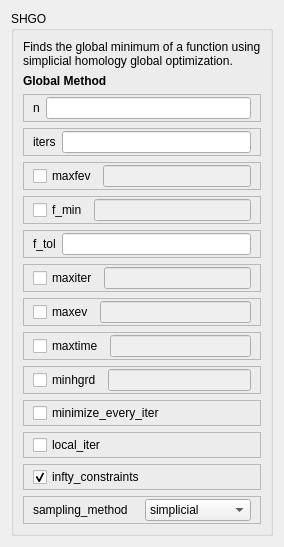
     <widget class="QWidget" name="shgo">
      <attribute name="title">
       <string>SHGO</string>
      </attribute>
      <layout class="QVBoxLayout" name="verticalLayout_20">
       <item>
        <widget class="QGroupBox" name="groupBox_12">
         <property name="title">
          <string>SHGO</string>
         </property>
         <layout class="QVBoxLayout" name="verticalLayout_17">
          <item>
           <widget class="QLabel" name="label_12">
            <property name="text">
             <string>Finds the global minimum of a function using simplicial homology global optimization.</string>
            </property>
            <property name="wordWrap">
             <bool>true</bool>
            </property>
           </widget>
          </item>
          <item>
           <widget class="QLabel" name="label_13">
            <property name="font">
             <font>
              <weight>75</weight>
              <bold>true</bold>
             </font>
            </property>
            <property name="text">
             <string>Global Method</string>
            </property>
           </widget>
          </item>
          <item>
           <widget class="QFrame" name="frame_30">
            <property name="frameShape">
             <enum>QFrame::StyledPanel</enum>
            </property>
            <property name="frameShadow">
             <enum>QFrame::Raised</enum>
            </property>
            <layout class="QHBoxLayout" name="horizontalLayout_31">
             <property name="topMargin">
              <number>2</number>
             </property>
             <property name="bottomMargin">
              <number>2</number>
             </property>
             <item>
              <widget class="QLabel" name="label_36">
               <property name="text">
                <string>n</string>
               </property>
              </widget>
             </item>
             <item>
              <widget class="QLineEdit" name="SHGOnlineEdit">
               <property name="toolTip">
                <string>Number of sampling points used in the construction of the simplicial complex. Note that this argument is only used for sobol</string>
               </property>
              </widget>
             </item>
            </layout>
           </widget>
          </item>
          <item>
           <widget class="QFrame" name="frame_31">
            <property name="frameShape">
             <enum>QFrame::StyledPanel</enum>
            </property>
            <property name="frameShadow">
             <enum>QFrame::Raised</enum>
            </property>
            <layout class="QHBoxLayout" name="horizontalLayout_32">
             <property name="topMargin">
              <number>2</number>
             </property>
             <property name="bottomMargin">
              <number>2</number>
             </property>
             <item>
              <widget class="QLabel" name="label_37">
               <property name="text">
                <string>iters</string>
               </property>
              </widget>
             </item>
             <item>
              <widget class="QLineEdit" name="SHGOiterslineEdit">
               <property name="toolTip">
                <string>Number of iterations used in the construction of the simplicial complex.</string>
               </property>
              </widget>
             </item>
            </layout>
           </widget>
          </item>
          <item>
           <widget class="QFrame" name="frame_32">
            <property name="frameShape">
             <enum>QFrame::StyledPanel</enum>
            </property>
            <property name="frameShadow">
             <enum>QFrame::Raised</enum>
            </property>
            <layout class="QHBoxLayout" name="horizontalLayout_33">
             <property name="topMargin">
              <number>2</number>
             </property>
             <property name="bottomMargin">
              <number>2</number>
             </property>
             <item>
              <widget class="QCheckBox" name="SHGOmaxfevcheckBox">
               <property name="text">
                <string>maxfev</string>
               </property>
              </widget>
             </item>
             <item>
              <widget class="QLineEdit" name="SHGOmaxfevlineEdit">
               <property name="enabled">
                <bool>false</bool>
               </property>
               <property name="toolTip">
                <string>Maximum number of function evaluations in the feasible domain.</string>
               </property>
              </widget>
             </item>
            </layout>
           </widget>
          </item>
          <item>
           <widget class="QFrame" name="frame_33">
            <property name="frameShape">
             <enum>QFrame::StyledPanel</enum>
            </property>
            <property name="frameShadow">
             <enum>QFrame::Raised</enum>
            </property>
            <layout class="QHBoxLayout" name="horizontalLayout_34">
             <property name="topMargin">
              <number>2</number>
             </property>
             <property name="bottomMargin">
              <number>2</number>
             </property>
             <item>
              <widget class="QCheckBox" name="SHGOf_mincheckBox">
               <property name="toolTip">
                <string>Specify the minimum objective function value, if it is known.</string>
               </property>
               <property name="text">
                <string>f_min</string>
               </property>
              </widget>
             </item>
             <item>
              <widget class="QLineEdit" name="SHGOf_minlineEdit">
               <property name="enabled">
                <bool>false</bool>
               </property>
               <property name="toolTip">
                <string>Specify the minimum objective function value, if it is known.</string>
               </property>
              </widget>
             </item>
            </layout>
           </widget>
          </item>
          <item>
           <widget class="QFrame" name="frame_34">
            <property name="frameShape">
             <enum>QFrame::StyledPanel</enum>
            </property>
            <property name="frameShadow">
             <enum>QFrame::Raised</enum>
            </property>
            <layout class="QHBoxLayout" name="horizontalLayout_35">
             <property name="topMargin">
              <number>2</number>
             </property>
             <property name="bottomMargin">
              <number>2</number>
             </property>
             <item>
              <widget class="QLabel" name="label_39">
               <property name="text">
                <string>f_tol</string>
               </property>
              </widget>
             </item>
             <item>
              <widget class="QLineEdit" name="SHGOf_tollineEdit">
               <property name="toolTip">
                <string>Precision goal for the value of f in the stopping criterion. Note that the global routine will also terminate if a sampling point in the global routine is within this tolerance.

</string>
               </property>
              </widget>
             </item>
            </layout>
           </widget>
          </item>
          <item>
           <widget class="QFrame" name="frame_35">
            <property name="frameShape">
             <enum>QFrame::StyledPanel</enum>
            </property>
            <property name="frameShadow">
             <enum>QFrame::Raised</enum>
            </property>
            <layout class="QHBoxLayout" name="horizontalLayout_36">
             <property name="topMargin">
              <number>2</number>
             </property>
             <property name="bottomMargin">
              <number>2</number>
             </property>
             <item>
              <widget class="QCheckBox" name="SHGOmaxitercheckBox">
               <property name="text">
                <string>maxiter</string>
               </property>
              </widget>
             </item>
             <item>
              <widget class="QLineEdit" name="SHGOmaxiterlineEdit">
               <property name="enabled">
                <bool>false</bool>
               </property>
               <property name="toolTip">
                <string>Maximum number of iterations to perform.</string>
               </property>
              </widget>
             </item>
            </layout>
           </widget>
          </item>
          <item>
           <widget class="QFrame" name="frame_36">
            <property name="frameShape">
             <enum>QFrame::StyledPanel</enum>
            </property>
            <property name="frameShadow">
             <enum>QFrame::Raised</enum>
            </property>
            <layout class="QHBoxLayout" name="horizontalLayout_37">
             <property name="topMargin">
              <number>2</number>
             </property>
             <property name="bottomMargin">
              <number>2</number>
             </property>
             <item>
              <widget class="QCheckBox" name="SHGOmaxevcheckBox">
               <property name="toolTip">
                <string>Maximum number of sampling evaluations to perform (includes searching in infeasible points).</string>
               </property>
               <property name="text">
                <string>maxev</string>
               </property>
              </widget>
             </item>
             <item>
              <widget class="QLineEdit" name="SHGOmaxevlineEdit">
               <property name="enabled">
                <bool>false</bool>
               </property>
               <property name="toolTip">
                <string>Maximum number of sampling evaluations to perform (includes searching in infeasible points).</string>
               </property>
              </widget>
             </item>
            </layout>
           </widget>
          </item>
          <item>
           <widget class="QFrame" name="frame_37">
            <property name="frameShape">
             <enum>QFrame::StyledPanel</enum>
            </property>
            <property name="frameShadow">
             <enum>QFrame::Raised</enum>
            </property>
            <layout class="QHBoxLayout" name="horizontalLayout_38">
             <property name="topMargin">
              <number>2</number>
             </property>
             <property name="bottomMargin">
              <number>2</number>
             </property>
             <item>
              <widget class="QCheckBox" name="SHGOmaxtimecheckBox">
               <property name="toolTip">
                <string>Maximum processing runtime allowed</string>
               </property>
               <property name="text">
                <string>maxtime</string>
               </property>
              </widget>
             </item>
             <item>
              <widget class="QLineEdit" name="SHGOmaxtimelineEdit">
               <property name="enabled">
                <bool>false</bool>
               </property>
               <property name="toolTip">
                <string>Maximum processing runtime allowed</string>
               </property>
              </widget>
             </item>
            </layout>
           </widget>
          </item>
          <item>
           <widget class="QFrame" name="frame_38">
            <property name="frameShape">
             <enum>QFrame::StyledPanel</enum>
            </property>
            <property name="frameShadow">
             <enum>QFrame::Raised</enum>
            </property>
            <layout class="QHBoxLayout" name="horizontalLayout_39">
             <property name="topMargin">
              <number>2</number>
             </property>
             <property name="bottomMargin">
              <number>2</number>
             </property>
             <item>
              <widget class="QCheckBox" name="SHGOminhgrdcheckBox">
               <property name="toolTip">
                <string>Minimum homology group rank differential. The homology group of the objective function is calculated (approximately) during every iteration. The rank of this group has a one-to-one correspondence with the number of locally convex subdomains in the objective function (after adequate sampling points each of these subdomains contain a unique global minimum). If the difference in the hgr is 0 between iterations for maxhgrd specified iterations the algorithm will terminate.</string>
               </property>
               <property name="text">
                <string>minhgrd</string>
               </property>
              </widget>
             </item>
             <item>
              <widget class="QLineEdit" name="SHGOminhgrdlineEdit">
               <property name="enabled">
                <bool>false</bool>
               </property>
               <property name="toolTip">
                <string>Minimum homology group rank differential. The homology group of the objective function is calculated (approximately) during every iteration. The rank of this group has a one-to-one correspondence with the number of locally convex subdomains in the objective function (after adequate sampling points each of these subdomains contain a unique global minimum). If the difference in the hgr is 0 between iterations for maxhgrd specified iterations the algorithm will terminate.</string>
               </property>
              </widget>
             </item>
            </layout>
           </widget>
          </item>
          <item>
           <widget class="QFrame" name="frame_40">
            <property name="frameShape">
             <enum>QFrame::StyledPanel</enum>
            </property>
            <property name="frameShadow">
             <enum>QFrame::Raised</enum>
            </property>
            <layout class="QHBoxLayout" name="horizontalLayout_41">
             <property name="topMargin">
              <number>2</number>
             </property>
             <property name="bottomMargin">
              <number>2</number>
             </property>
             <item>
              <widget class="QCheckBox" name="SHGOminimize_every_itercheckBox">
               <property name="toolTip">
                <string>If True then promising global sampling points will be passed to a local minimisation routine every iteration. If False then only the final minimiser pool will be run.</string>
               </property>
               <property name="text">
                <string>minimize_every_iter</string>
               </property>
              </widget>
             </item>
            </layout>
           </widget>
          </item>
          <item>
           <widget class="QFrame" name="frame_41">
            <property name="frameShape">
             <enum>QFrame::StyledPanel</enum>
            </property>
            <property name="frameShadow">
             <enum>QFrame::Raised</enum>
            </property>
            <layout class="QHBoxLayout" name="horizontalLayout_42">
             <property name="topMargin">
              <number>2</number>
             </property>
             <property name="bottomMargin">
              <number>2</number>
             </property>
             <item>
              <widget class="QCheckBox" name="SHGOlocal_itercheckBox">
               <property name="toolTip">
                <string>Only evaluate a few of the best minimiser pool candidates every iteration. If False all potential points are passed to the local minimisation routine.</string>
               </property>
               <property name="text">
                <string>local_iter</string>
               </property>
              </widget>
             </item>
            </layout>
           </widget>
          </item>
          <item>
           <widget class="QFrame" name="frame_42">
            <property name="frameShape">
             <enum>QFrame::StyledPanel</enum>
            </property>
            <property name="frameShadow">
             <enum>QFrame::Raised</enum>
            </property>
            <layout class="QHBoxLayout" name="horizontalLayout_43">
             <property name="topMargin">
              <number>2</number>
             </property>
             <property name="bottomMargin">
              <number>2</number>
             </property>
             <item>
              <widget class="QCheckBox" name="SHGOinfty_constraintscheckBox">
               <property name="toolTip">
                <string>If True then any sampling points generated which are outside will the feasible domain will be saved and given an objective function value of inf. If False then these points will be discarded. Using this functionality could lead to higher performance with respect to function evaluations before the global minimum is found, specifying False will use less memory at the cost of a slight decrease in performance. Defaults to True.</string>
               </property>
               <property name="text">
                <string>infty_constraints</string>
               </property>
               <property name="checked">
                <bool>true</bool>
               </property>
              </widget>
             </item>
            </layout>
           </widget>
          </item>
          <item>
           <widget class="QFrame" name="frame_43">
            <property name="frameShape">
             <enum>QFrame::StyledPanel</enum>
            </property>
            <property name="frameShadow">
             <enum>QFrame::Raised</enum>
            </property>
            <layout class="QHBoxLayout" name="horizontalLayout_44">
             <property name="topMargin">
              <number>2</number>
             </property>
             <property name="bottomMargin">
              <number>2</number>
             </property>
             <item>
              <widget class="QLabel" name="label_38">
               <property name="text">
                <string>sampling_method</string>
               </property>
              </widget>
             </item>
             <item>
              <widget class="QComboBox" name="SHGOsampling_methodcomboBox">
               <property name="toolTip">
                <string>The default simplicial uses less memory and provides the theoretical guarantee of convergence to the global minimum in finite time. The sobol method is faster in terms of sampling point generation at the cost of higher memory resources and the loss of guaranteed convergence. It is more appropriate for most “easier” problems where the convergence is relatively fast. </string>
               </property>
               <item>
                <property name="text">
                 <string>simplicial</string>
                </property>
               </item>
               <item>
                <property name="text">
                 <string>sobol</string>
                </property>
               </item>
              </widget>
             </item>
            </layout>
           </widget>
          </item>
         </layout>
        </widget>
       </item>
      </layout>
     </widget>
